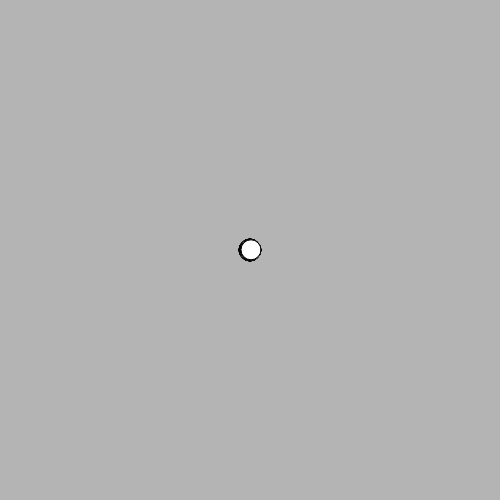
Frame 1 (no input)
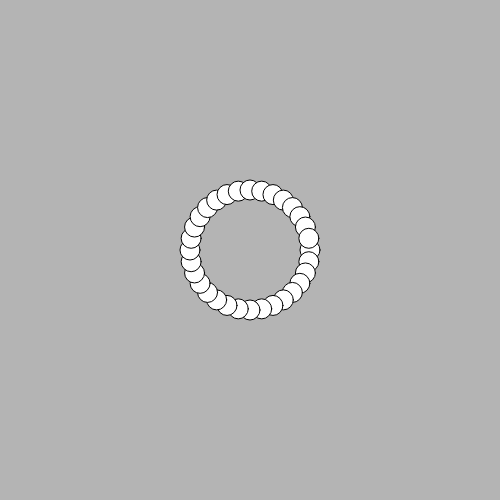
Frame 60 (no input)
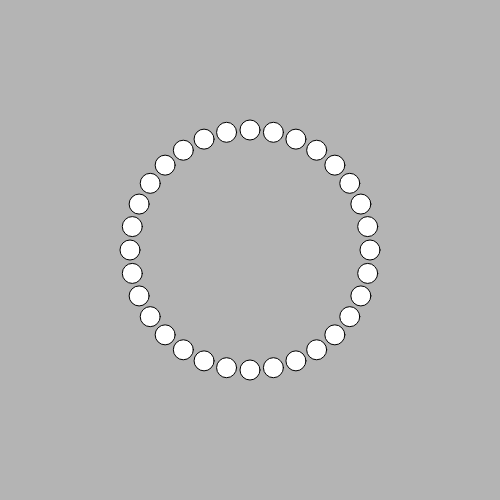
Frame 120 (the mouse pressed at the canvas centre since frame 60)

The p5.js sketch that drew these frames (run headless with seeded random() and noise() and a simulated clock; from frame 60 on, the mouse is pressed at the canvas centre):

// p5.js sketch
// ── sketch.js
var balls = [];
var nBalls = 32;

function setup() {
    createCanvas(500, 500);

    for (var i = 0; i < nBalls; i++) {
        var position = createVector(width / 2, height / 2);
        var velocity = p5.Vector.fromAngle(i / nBalls * TAU);
        var ball = new BounceBall(position, velocity);
        balls.push(ball);
    }
}

function draw() {
    background(180);

    for (var i = 0; i < balls.length; i++) {
        var ball = balls[i];
        ball.update();
        ball.display();
    }
}

function BounceBall(position, velocity) {
    this.position = position;
    this.velocity = velocity;
    this.radius = 10;
}

BounceBall.prototype.update = function() {
    // Move the ball
    this.position.add(this.velocity);

    // Handle left and right boundary collision
    if (this.position.x < this.radius) {
        this.position.x = this.radius;
        this.velocity.x *= -1;
    } else if (this.position.x >= width - 1 - this.radius) {
        this.position.x = width - 1 - this.radius;
        this.velocity.x *= -1;
    }

    // Handle top and bottom boundary collision
    if (this.position.y < this.radius) {
        this.position.y = this.radius;
        this.velocity.y *= -1;
    } else if (this.position.y >= height - 1 - this.radius) {
        this.position.y = height - 1 - this.radius;
        this.velocity.y *= -1;
    }
}

BounceBall.prototype.display = function() {
    ellipse(this.position.x, this.position.y, this.radius * 2, this.radius * 2);
}
